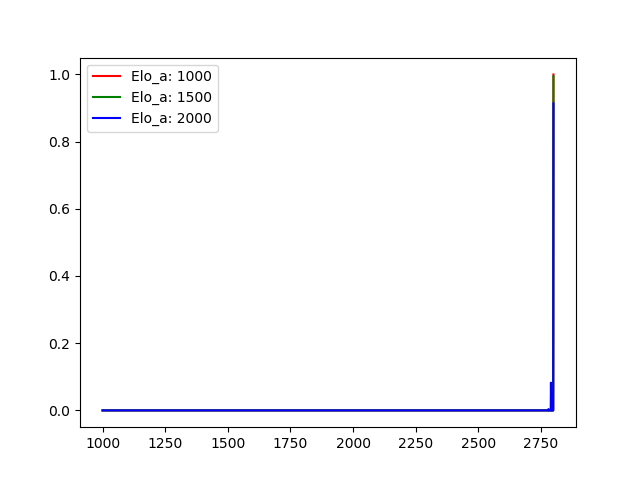

This figure's Python source:
import numpy as np 
import math 
import random
import matplotlib.pyplot as plt 

#Probability elo1 beats elo2
def pwin(elo1, elo2, k):
    return 1 / (1 + math.pow(k, (elo2-elo1)/400))
#Find elo1' given outcome in ["win","draw","loss"]
def update(elo1, elo2, outcome, k):
    if outcome=="win":
        return int(elo1 + k *(1-pwin(elo1, elo2, k)))
    elif outcome=="draw":
        return int(elo1 + k *(0.5 - pwin(elo1, elo2, k)))
    else:
        return int(elo1 + k *(0 - pwin(elo1, elo2, k)))

def bounds(a):
    return max(1000,min(2800,a))

#Builds the transition matrix for a Markov chain of Elo scores
def construct_matrix(elo1, elo2, k):
    M = np.zeros((1801,1801), dtype=float)
    for f_elo in range(1000, 2801):
        M[bounds(f_elo)-1000,bounds(update(f_elo,elo2,"win", k))-1000]= pwin(f_elo, elo2, k)
        M[bounds(f_elo)-1000,bounds(update(f_elo,elo2,"lose", k))-1000]= 1-pwin(f_elo, elo2, k)  
    #print("Sum of M is:\n", sum(sum(M)))
    return M

#Checks if the diagonal entries of a matrix are nonzero
def check_full_diagonal(M):
    for i in range(0, len(M[0])):
        if M[i,i] == 0:
            return False
    return True

#Finds the period of a transition matrix of a markov chain, and returns
#both the period and the aperiodic power of the original matrix 
def find_period(M):
    i = 1
    B = M 
    while not check_full_diagonal(M):
        i+=1
        M = M @ B
        if i%1000==0:
            print("Testing matrix period:",i)
            print("Sum of M is:\n", np.sum(M, axis=1))
    return i, M

def weighted_mean(pi):
    return np.dot(pi, range(1000, 2801))


Elo_p = 1500.0
Elo_a_set = [1000, 1500, 2000]
k = 10
pi = []
pi_mean = []

for i, Elo_a in enumerate(Elo_a_set):
    M = construct_matrix(Elo_p, Elo_a, k)
    #print(M)
    period, Y = find_period(M) #Y = M^period
    A = Y
    print("Period is: ", period)
    A[:,-1] = np.ones(A[:,-1].shape) #Replace last column of A with ones
    A_inv = np.linalg.inv(A) #Find A^-1
    pi.append(A[-1,:]/sum(A[-1,:])) #Store the stationary distribution. Dividing by sum ensures pi is a probability distribution
    pi_mean.append(weighted_mean(pi[i]))
    print(f'For Elo_p = {Elo_p} and Elo_a = {Elo_a}, the stationary distribution is centered on {pi_mean[i]} for a difference of {pi_mean[i] - Elo_p}')


#Plot each pi
colors = ["r","g","b"]
labels = ["Elo_a: " + str(Elo_a) for Elo_a in Elo_a_set]
for i, y in enumerate(pi):
    print("Dist: ",y)
    plt.plot(range(1000,2801), y, color=colors[i], label=labels[i])
plt.legend()
plt.savefig("elo.png")
